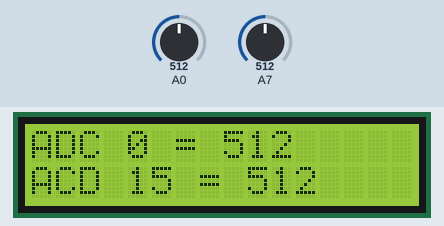
Recording of a sketch running on a simulated Arduino Uno, built for the host (arithmetic inside an expression is 32-bit, double 64-bit). On the bench: 16×2 character LCD. The test bench sets the inputs (shaded band); at power-on: A0 = 512, A7 = 512.

Above: at 1.2 s.
1.3 s: A0 set to 716
At 2.3 s:
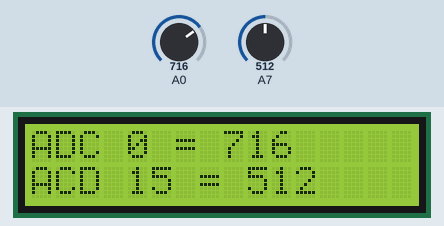
2.8 s: A7 set to 716
At 3.4 s:
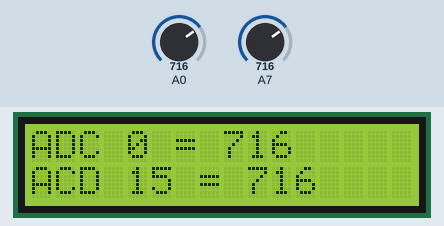
4.3 s: A0 set to 900
At 4.6 s:
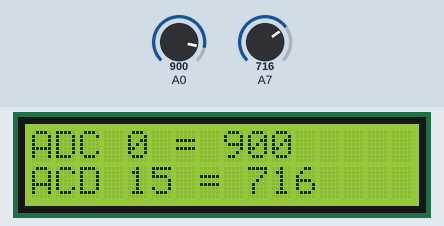
5.8 s: A7 set to 900
At 6.8 s:
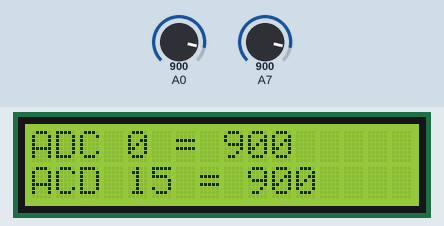
7.3 s: A0 set to 1023
At 8.1 s:
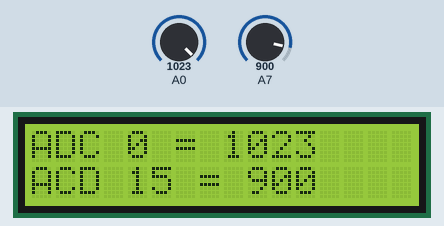
8.8 s: A7 set to 1023
At 9.2 s:
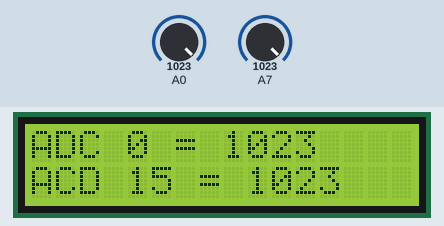
Timing chart, 0 to 11.3 s (numbered marks = the images above; inputs shaded):
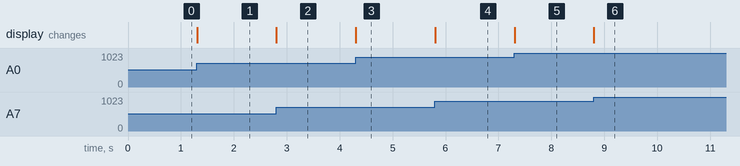

Measured:
- after the input at 1.3 s, the display: changes at once (image 1)
- after the input at 2.8 s, the display: changes at once (image 2)
- after the input at 4.3 s, the display: changes at once (image 3)
- after the input at 5.8 s, the display: changes at once (image 4)
- after the input at 7.3 s, the display: changes at once (image 5)
- after the input at 8.8 s, the display: changes at once (image 6)

The sketch:

ADCwithSFR.ino
```cpp
#include <LiquidCrystal.h>

// initialize the library with the numbers of the interface pins
LiquidCrystal lcd(13, 12, 11, 10, 9, 8);

void setup() {
  // set up the LCD's number of columns and rows:
  lcd.begin(16, 2);

  // TODO: Setup the ADC using ADCSRA and ADMUX
  // 1. Enable the ADC
  ADCSRA |= _BV(ADEN);
  // 2. Set the ref voltage for what 1023 equals
  //    - use the AVCC with external capacitor at AREF pin option
  ADMUX |= _BV(REFS0);
  ADMUX &= ~_BV(REFS1);

}

void loop() {
  lcd.setCursor(0,0);
  lcd.print("ADC 0 = ");
  lcd.print(getADC0());
  lcd.print("    ");

  lcd.setCursor(0,1);
  lcd.print("ACD 15 = ");
  lcd.print(getADC15());
  lcd.print("      ");

}

uint16_t getADC0() {
  // analogRead(0);

  // Select the pin using the MUX3 to MUX0 bits
  ADCSRB &= ~_BV(MUX5);
  ADMUX &= ~_BV(MUX4);
  ADMUX &= ~_BV(MUX3);
  ADMUX &= ~_BV(MUX2);
  ADMUX &= ~_BV(MUX1);
  ADMUX &= ~_BV(MUX0);

  // Start the conversion by setting a bit
  ADCSRA |= _BV(ADSC);

  // Do nothing until conversion is done
  while ( !bit_is_clear(ADCSRA,ADSC) ) {
    // do nothing
  }
  // return the result
  return ADC;
}

uint16_t getADC15() {
  // analogRead(3);

  // Select the pin using the MUX3 to MUX0 bits
  ADCSRB |= _BV(MUX5);
  ADMUX &= ~_BV(MUX4);
  ADMUX &= ~_BV(MUX3);
  ADMUX |= _BV(MUX2);
  ADMUX |= _BV(MUX1);
  ADMUX |= _BV(MUX0);

  // Start the conversion by setting a bit
  ADCSRA |= _BV(ADSC);

  // Do nothing until conversion is done
  while ( !bit_is_clear(ADCSRA,ADSC) ) {
    // do nothing
  }
  // return the result
  return ADC;


}
 
```
